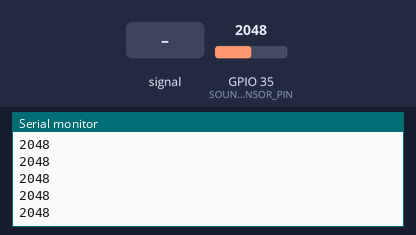
Simulated run of this sketch. Board: ESP32. On the bench: the last lines printed to the serial monitor. Inputs (shaded band) come from the test bench; at power-on: GPIO 35 (SOUND_SENSOR_PIN) = 2048.

Above: at 1.2 s.
1.3 s: GPIO 35 (SOUND_SENSOR_PIN) fed a 200 Hz sine of ±1842 counts around its level
At 3.41 s:
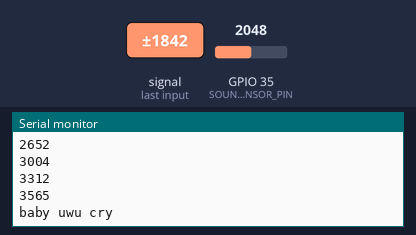
4.3 s: GPIO 35 (SOUND_SENSOR_PIN) set to 2866
At 4.31 s:
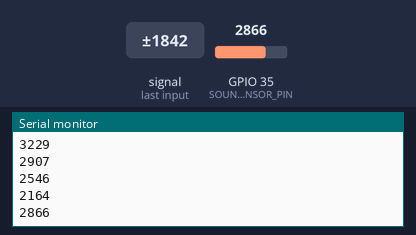
5.8 s: GPIO 35 (SOUND_SENSOR_PIN) fed a 1000 Hz sine of ±1023 counts around its level
At 5.82 s:
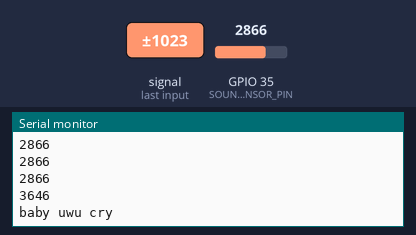
7.3 s: GPIO 35 (SOUND_SENSOR_PIN) set to 3540
At 7.32 s:
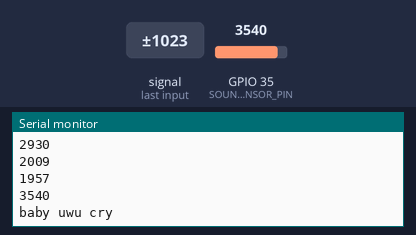
Timing chart, 0 to 9.8 s (numbered marks = the images above; inputs shaded):
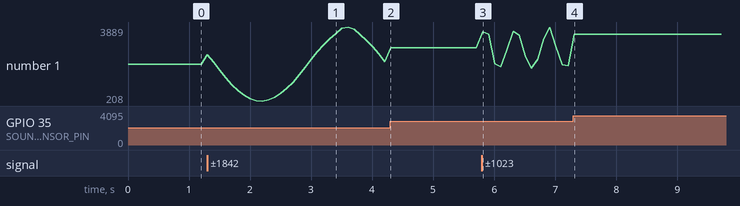

The sketch:

test-soundsensor.ino
```cpp
#include <Arduino.h>

#define SOUND_SENSOR_PIN 35
#define SOUND_THRESHOLD 3500

void setup() {
  Serial.begin(9600);
  pinMode(SOUND_SENSOR_PIN, INPUT);
}

void loop() {
  // Read the analog value from the sound sensor
  int soundValue = analogRead(SOUND_SENSOR_PIN);
  Serial.println(soundValue);

  if (soundValue > SOUND_THRESHOLD) {
    Serial.println("baby uwu cry");
  }
  delay(100);
}
```

Measured:
- after the input at 1.3 s, the serial monitor: prints a new line at once (image 1)
- after the input at 4.3 s, the serial monitor: prints a new line at once (image 2)
- after the input at 5.8 s, the serial monitor: prints a new line at once (image 3)
- after the input at 7.3 s, the serial monitor: prints a new line at once (image 4)
- plotted number 1: 2048 → 2164 after the input at 1.3 s, 2164 → 2866 after the input at 4.3 s, 2866 → 1957 after the input at 5.8 s, 1957 → 3540 after the input at 7.3 s
